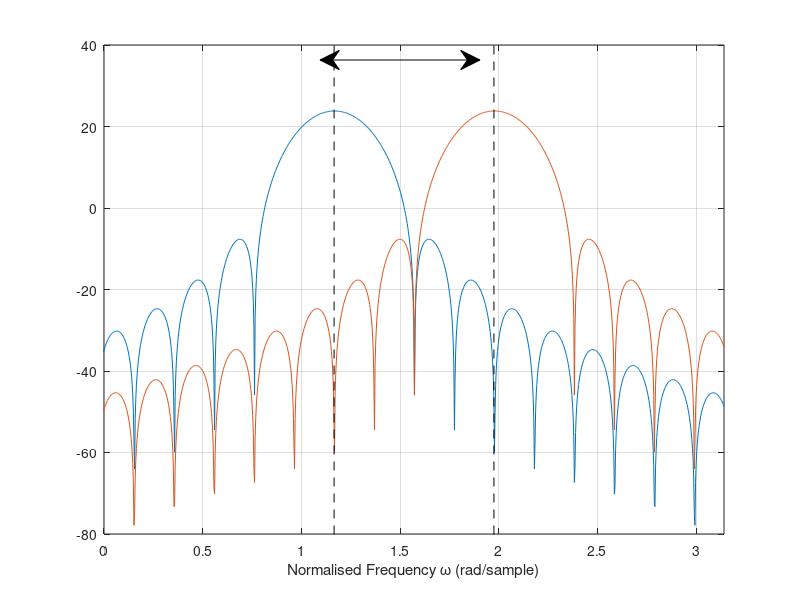

This figure's MATLAB source:
sigLen = 32;
nfft = 2048;

win = hann(sigLen);
omega = 2 * 2 * nfft / sigLen;
omega = omega + 8; % Botch to make overlap look nicer

w1 = nfft / 4 - round(omega / 2);
w2 = w1 + omega;

w1Plot = 2 * pi * w1 / nfft;
w2Plot = 2 * pi * w2 / nfft;

winSpec = 20 * log10(abs(fft(win, nfft)));
% winSpec = real(fft(win, nfft));
winSpec = fftshift(winSpec);
winSpec1 = circshift(winSpec, w1);
winSpec2 = circshift(winSpec, w2);

w = linspace(-pi, pi, nfft);

plot(w, winSpec1);
hold on;
plot(w, winSpec2);
yl = ylim;
plot([w1Plot, w1Plot], [-100, 100], '--', 'Color', 'Black');
plot([w2Plot, w2Plot], [-100, 100], '--', 'Color', 'Black');

y = max(winSpec);

hold off;
grid on;
xlim([0, pi]);
ylim([-80, 40]);
% ylim(yl);
xlabel('Normalised Frequency \omega (rad/sample)');
annotation('doublearrow', [0.4, 0.6], [0.9, 0.9]);
% 'String', '\Deltaf = B_{M}'

% resizeFigure(fig4, 2, 0.5);

% filename = 'wfbar_gap';
% saveas(fig1, ['figures\\other\\', filename, '.eps'], 'epsc');
% saveas(fig1, ['figures\\other\\', filename, '.png']);
